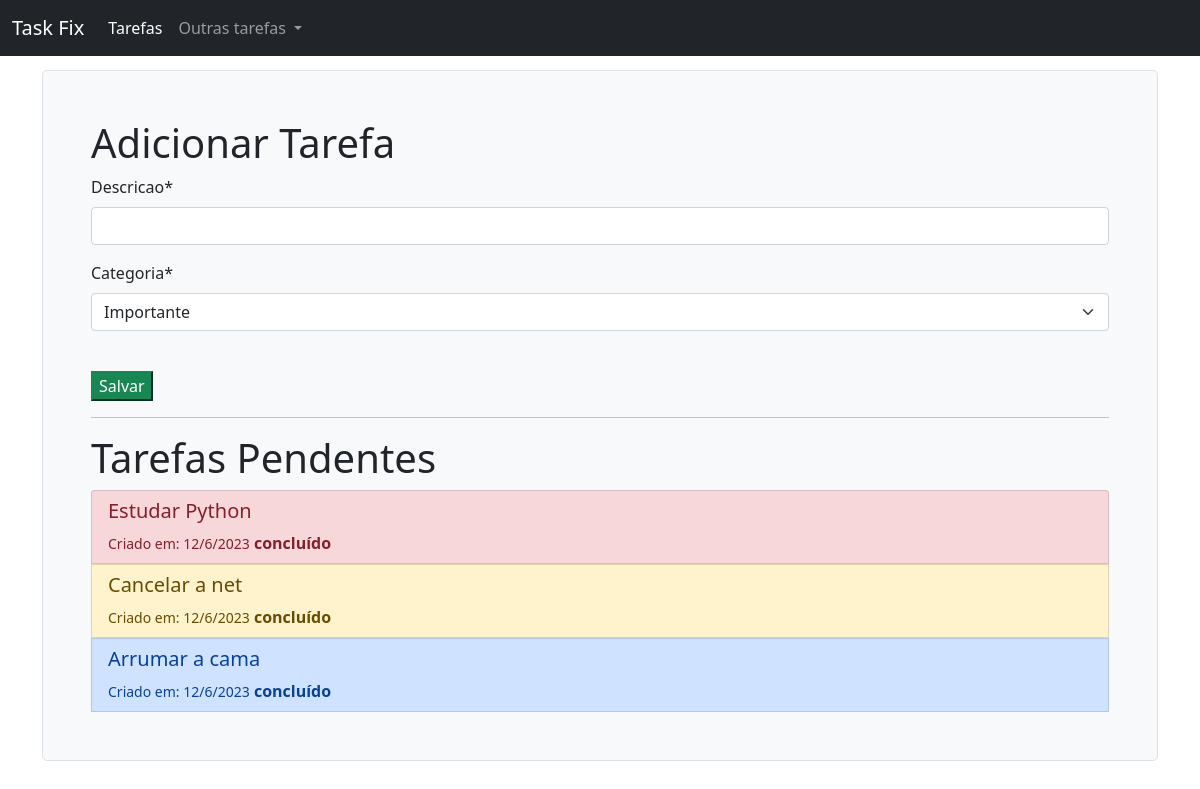
The page /tarefas/concluidas/ on the database its author committed.
### tarefas/models.py (models this page shows, shortened)
class Tarefa(models.Model):
    OPCOES_STATUS = (
        ('concluído', 'Concluído'),
        ('pendente', 'Pendente'),
        ('adiado', 'Adiado'),
    )
    OPCOES_CATEGORIAS = (
        ('urgente', 'Urgente'),
        ('importante', 'Importante'),
        ('precisa ser feito', 'Precisa ser feito'),
    )
    descricao = models.CharField(max_length=400)
    criacao = models.DateTimeField(auto_now_add=True)
    categoria = models.CharField(max_length=25, choices=OPCOES_CATEGORIAS, default='importante')
    status = models.CharField(max_length=25, choices=OPCOES_STATUS, default='pendente')

### tarefas/views.py (the view)
# urls.py: path('concluidas/', views.tarefas_concluidas_list, name='tarefas_concluidas_list'),
def tarefas_concluidas_list(request):
    tarefas_concluidas = Tarefa.objects.filter(status='concluído')
    if request.method == 'POST':
        form = AdicionarTarefa(data=request.POST)
        if form.is_valid():
            form.save()
            return redirect('tarefas_concluidas_list')
    else:
        form = AdicionarTarefa()
    return render(request, 'tarefas/tarefas_concluidas.html', {'tarefas_concluidas': tarefas_concluidas, 'form': form})

### tarefas/forms.py
class AdicionarTarefa(forms.ModelForm):
    class Meta:
        model = Tarefa
        fields = ('descricao', 'categoria')

### tarefas/templates/tarefas/tarefas_concluidas.html (shortened to what this page needs)
{% extends 'base.html' %}
{% load crispy_forms_tags %}
{% block content %}
<div class="h-100 p-5 bg-light border rounded-3">
    <h1>Adicionar Tarefa</h1>
    <form method="post">
        {{ form|crispy }}
        <br>
        <input class="btn-success" type="submit" value="Salvar">
    </form>
<hr>
    <h1>Tarefas Pendentes</h1>
    <div class="list-group">
        {% for tarefa in tarefas_concluidas %}
        {% if tarefa.categoria  == 'urgente' %}
            <button type="button" class="list-group-item list-group-item-danger list-group-item-action " data-bs-toggle="modal" data-bs-target="#modal{{ tarefa.id }}">
        {% elif tarefa.categoria == 'importante'  %}
            <button type="button" class="list-group-item list-group-item-warning list-group-item-action " data-bs-toggle="modal" data-bs-target="#modal{{ tarefa.id }}">
        {% else %}
         <button type="button" class="list-group-item list-group-item-primary list-group-item-action " data-bs-toggle="modal" data-bs-target="#modal{{ tarefa.id }}">
        {% endif %}
                <h5>{{ tarefa.descricao }}</h5>
                <small>Criado em: {{ tarefa.criacao.day }}/{{ tarefa.criacao.month }}/{{ tarefa.criacao.year }}</small>
                <b> {{tarefa.status}} </b>
            </button>
        {% endfor %}
    </div>
</div>
{% endblock %}

### rows shown on the page
Tarefa: descricao "Estudar Python", criacao.day "12", criacao.month "6", criacao.year "2023", status "concluído"
Tarefa: descricao "Cancelar a net", criacao.day "12", criacao.month "6", criacao.year "2023", status "concluído"
Tarefa: descricao "Arrumar a cama", criacao.day "12", criacao.month "6", criacao.year "2023", status "concluído"
